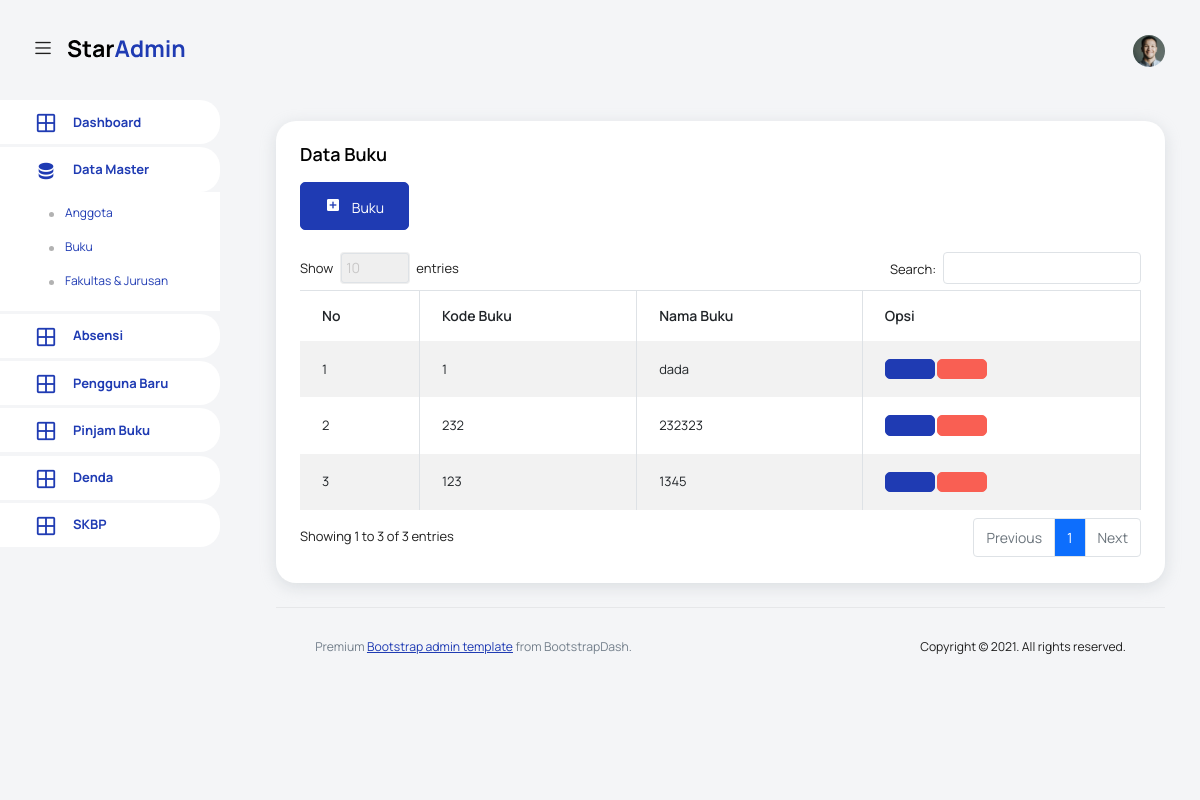
The page /pages/buku/index.php on the database as committed earlier.
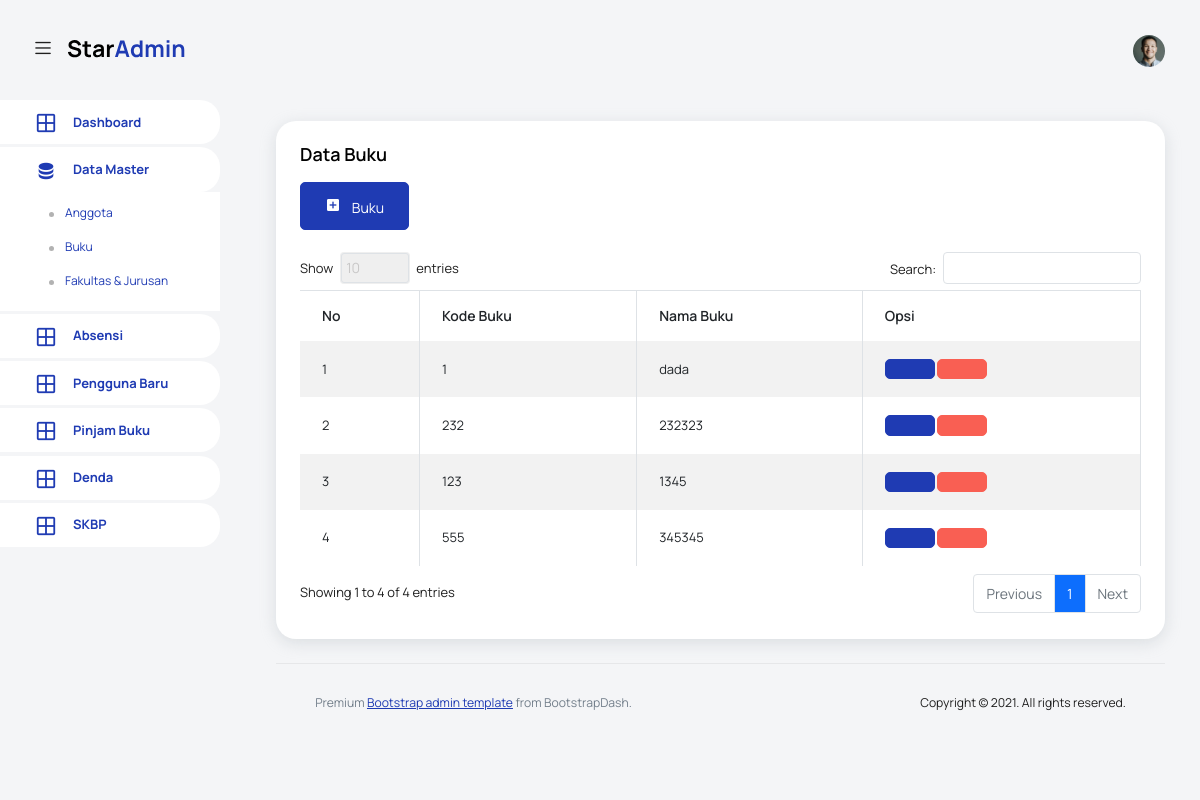
The same page on the database as committed later.
### tables this page shows
CREATE TABLE `buku` (
  `id` int(11) NOT NULL,
  `code` varchar(12) NOT NULL,
  `jdl_buku` varchar(80) NOT NULL,
  `status` varchar(4) NOT NULL,
  `img_bk` varchar(40) DEFAULT NULL,
  `created` timestamp NOT NULL DEFAULT current_timestamp() ON UPDATE current_timestamp()
);

### config/function-buku.php (the view, shortened to what this page needs)
<?php
function list_buku(){
    include 'koneksi.php';
    $sql = "SELECT * FROM `buku`";
    $result = $conn->query($sql);
    $i = 0;
    while ($row = $result->fetch_assoc()) {
        $i++;
        echo "<tr>
            <td>" . $i . "</td>
            <td>" . $row['code'] . "</td>
            <td>" . $row['jdl_buku'] . "</td>
            <td>
                <button type='button' class='btn btn-primary btn-icon-text'onClick='editBuku" . $row['id'] . "()'><i class='ti-pencil'></i></button>
                <div class='modal fade' id='editBuku" . $row['id'] . "' tabindex='-1' role='dialog' aria-labelledby='editBukuLabel' aria-hidden='true'>
                                    <input type='hidden' id='idEdit' name='idEdit' value='". $row['id']."'>
                                        <input class='form-control' type='number' value='". $row['code']."' name='kodeEdit' id='kodeEdit'>
                                        <input class='form-control' type='text' value='" . $row['jdl_buku'] . "' name='namaEdit' id='namaEdit'>
                </div>
                    function editBuku" . $row['id'] . "(){
                        $('#editBuku" . $row['id'] . "').modal('show');
                <a href='index.php?hapus=".$row['id']."' type='submit' class='btn btn-danger btn-icon-text hapus_buku'><i class='ti-trash'></i></a>
            </td>
        </tr>";
    }
}
?>

### template/header.php (shortened to what this page needs)
<!DOCTYPE html>
<html lang="en">
<head>
  <link rel="stylesheet" href="../../vendors/feather/feather.css">
  <link rel="stylesheet" href="../../vendors/mdi/css/materialdesignicons.min.css">
  <link rel="stylesheet" href="../../vendors/ti-icons/css/themify-icons.css">
  <link rel="stylesheet" href="../../vendors/typicons/typicons.css">
  <link rel="stylesheet" href="../../vendors/simple-line-icons/css/simple-line-icons.css">
  <link rel="stylesheet" href="../../vendors/css/vendor.bundle.base.css">
  <link rel="stylesheet" href="../../vendors/datatables.net-bs4/dataTables.bootstrap4.css">
  <link rel="stylesheet" href="../../js/select.dataTables.min.css">
  <link rel="stylesheet" href="../../css/vertical-layout-light/style.css">
  <link href="https://cdn.jsdelivr.net/npm/select2@4.1.0-rc.0/dist/css/select2.min.css" rel="stylesheet" />
</head>
<body>
    <nav class="navbar default-layout col-lg-12 col-12 p-0 fixed-top d-flex align-items-top flex-row">
      <div class="text-center navbar-brand-wrapper d-flex align-items-center justify-content-start">
        <div class="me-3">
          <button class="navbar-toggler navbar-toggler align-self-center" type="button" data-bs-toggle="minimize">
            <span class="icon-menu"></span>
          </button>
        </div>
        <div>
          <a class="navbar-brand brand-logo" href="../dashboard/index.php">
            <img src="../../images/logo.svg" alt="logo" />
          </a>
        </div>
      </div>
      <div class="navbar-menu-wrapper d-flex align-items-top">
        <ul class="navbar-nav ms-auto">
          <li class="nav-item dropdown d-none d-lg-block user-dropdown">
            <a class="nav-link" id="UserDropdown" href="#" data-bs-toggle="dropdown" aria-expanded="false">
              <img class="img-xs rounded-circle" src="../../images/faces/face8.jpg" alt="Profile image"> </a>
          </li>
        </ul>
      </div>
    </nav>
    <div class="container-fluid page-body-wrapper">

### template/sidebar.php (shortened to what this page needs)
<nav class="sidebar sidebar-offcanvas" id="sidebar">
  <ul class="nav">
    <li class="nav-item">
      <a class="nav-link" href="../dashboard/index.php">
        <i class="mdi mdi-grid-large menu-icon"></i>
        <span class="menu-title">Dashboard</span>
      </a>
    </li>
    <li class="nav-item">
      <a class="nav-link" data-bs-toggle="collapse" href="#data-master" aria-expanded="false" aria-controls="data-master">
        <i class="menu-icon mdi mdi-database"></i>
        <span class="menu-title">Data Master</span>
      </a>
      <div class="collapse" id="data-master">
        <ul class="nav flex-column sub-menu">
          <li class="nav-item"> <a class="nav-link" href="../anggota/index.php">Anggota</a></li>
          <li class="nav-item"> <a class="nav-link" href="../buku/index.php">Buku</a></li>
          <li class="nav-item"> <a class="nav-link" href="../fakultas/index.php">Fakultas & Jurusan</a></li>
        </ul>
      </div>
    </li>
    <li class="nav-item">
      <a class="nav-link" href="../absensi/index.php">
        <i class="mdi mdi-grid-large menu-icon"></i>
        <span class="menu-title">Absensi</span>
      </a>
    </li>
    <li class="nav-item">
      <a class="nav-link" href="../pengguna_baru/index.php">
        <i class="mdi mdi-grid-large menu-icon"></i>
        <span class="menu-title">Pengguna Baru</span>
      </a>
    </li>
    <li class="nav-item">
      <a class="nav-link" href="../pinjam/index.php">
        <i class="mdi mdi-grid-large menu-icon"></i>
        <span class="menu-title">Pinjam Buku</span>
      </a>
    </li>
    <li class="nav-item">
      <a class="nav-link" href="../denda/index.php">
        <i class="mdi mdi-grid-large menu-icon"></i>
        <span class="menu-title">Denda</span>
      </a>
    </li>
    <li class="nav-item">
      <a class="nav-link" href="../skbp/index.php">
        <i class="mdi mdi-grid-large menu-icon"></i>
        <span class="menu-title">SKBP</span>
      </a>
    </li>
  </ul>
</nav>

### pages/buku/index.php (shortened to what this page needs)
<?php
include '../../template/header.php';
include '../../template/sidebar.php';
include '../../config/function-buku.php';
?>
<div class="main-panel">
  <div class="content-wrapper">
    <div class="row">
      <div class="col-sm-12 grid-margin stretch-card">
        <div class="card">
          <div class="card-body">
            <h4 class="card-title">Data Buku</h4>
            <a href="javascript:void(0)" class="btn btn-primary btn-icon-text btn-md mt-0" onClick="addBuku()">
            <i class="mdi mdi-plus-box btn-icon-prepend"></i> Buku </a>
            <br>
            <br>
            <div class="table-responsive">
              <table class="table table-striped table-bordered" id="example">
                <thead>
                  <tr>
                    <th>No</th>
                    <th>Kode Buku</th>
                    <th>Nama Buku</th>
                    <th>Opsi</th>
                  </tr>
                </thead>
                <tbody>
                <?php list_buku(); ?>
                </tbody>
              </table>
            </div>
          </div>
        </div>
      </div>
    </div>
<?php
include '../../template/footer.php';
?>

### template/footer.php (shortened to what this page needs)
        <footer class="footer">
          <div class="d-sm-flex justify-content-center justify-content-sm-between">
            <span class="text-muted text-center text-sm-left d-block d-sm-inline-block">Premium <a href="https://www.bootstrapdash.com/" target="_blank">Bootstrap admin template</a> from BootstrapDash.</span>
            <span class="float-none float-sm-right d-block mt-1 mt-sm-0 text-center">Copyright © 2021. All rights reserved.</span>
          </div>
        </footer>
      </div>
    </div>
  </div>
</body>

Rows that differ between the two databases and show on the page:
added buku: code "555", jdl_buku "345345"
Other text that changed with them:
text written by a page script: "Show entries Search: Showing 1 to 3 of 3 entries Previous 1 Next" → "Show entries Search: Showing 1 to 4 of 4 entries Previous 1 Next"
